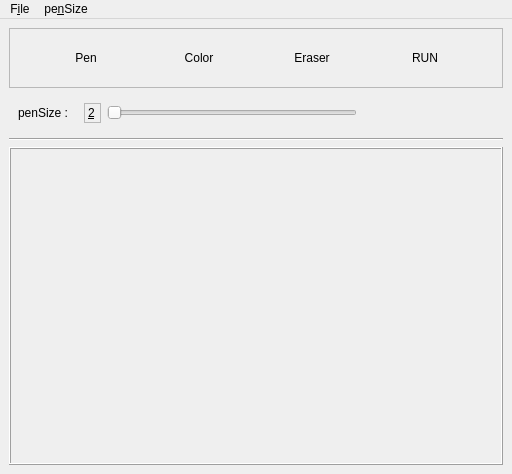
<?xml version="1.0" encoding="UTF-8"?>
<ui version="4.0">
 <class>MainWindow</class>
 <widget class="QMainWindow" name="MainWindow">
  <property name="geometry">
   <rect>
    <x>0</x>
    <y>0</y>
    <width>512</width>
    <height>474</height>
   </rect>
  </property>
  <property name="minimumSize">
   <size>
    <width>512</width>
    <height>0</height>
   </size>
  </property>
  <property name="windowTitle">
   <string>MainWindow</string>
  </property>
  <widget class="QWidget" name="Layout">
   <layout class="QVBoxLayout" name="verticalLayout">
    <item>
     <layout class="QVBoxLayout" name="verticalLayout_2">
      <property name="sizeConstraint">
       <enum>QLayout::SetDefaultConstraint</enum>
      </property>
      <item>
       <widget class="QFrame" name="frame">
        <property name="sizePolicy">
         <sizepolicy hsizetype="Minimum" vsizetype="Maximum">
          <horstretch>0</horstretch>
          <verstretch>0</verstretch>
         </sizepolicy>
        </property>
        <property name="maximumSize">
         <size>
          <width>16777215</width>
          <height>60</height>
         </size>
        </property>
        <property name="mouseTracking">
         <bool>false</bool>
        </property>
        <property name="frameShape">
         <enum>QFrame::StyledPanel</enum>
        </property>
        <property name="frameShadow">
         <enum>QFrame::Plain</enum>
        </property>
        <layout class="QHBoxLayout" name="horizontalLayout_3">
         <item>
          <widget class="QPushButton" name="panBtn">
           <property name="sizePolicy">
            <sizepolicy hsizetype="Fixed" vsizetype="Fixed">
             <horstretch>0</horstretch>
             <verstretch>0</verstretch>
            </sizepolicy>
           </property>
           <property name="text">
            <string>Pen</string>
           </property>
           <property name="autoDefault">
            <bool>false</bool>
           </property>
           <property name="flat">
            <bool>true</bool>
           </property>
          </widget>
         </item>
         <item>
          <widget class="QPushButton" name="colorBtn">
           <property name="sizePolicy">
            <sizepolicy hsizetype="Fixed" vsizetype="Fixed">
             <horstretch>0</horstretch>
             <verstretch>0</verstretch>
            </sizepolicy>
           </property>
           <property name="text">
            <string>Color</string>
           </property>
           <property name="autoDefault">
            <bool>false</bool>
           </property>
           <property name="flat">
            <bool>true</bool>
           </property>
          </widget>
         </item>
         <item>
          <widget class="QPushButton" name="eBtn">
           <property name="sizePolicy">
            <sizepolicy hsizetype="Fixed" vsizetype="Fixed">
             <horstretch>0</horstretch>
             <verstretch>0</verstretch>
            </sizepolicy>
           </property>
           <property name="text">
            <string>Eraser</string>
           </property>
           <property name="autoDefault">
            <bool>false</bool>
           </property>
           <property name="flat">
            <bool>true</bool>
           </property>
          </widget>
         </item>
         <item>
          <widget class="QPushButton" name="runBtn">
           <property name="sizePolicy">
            <sizepolicy hsizetype="Fixed" vsizetype="Fixed">
             <horstretch>0</horstretch>
             <verstretch>0</verstretch>
            </sizepolicy>
           </property>
           <property name="text">
            <string>RUN</string>
           </property>
           <property name="autoDefault">
            <bool>false</bool>
           </property>
           <property name="flat">
            <bool>true</bool>
           </property>
          </widget>
         </item>
        </layout>
       </widget>
      </item>
      <item>
       <widget class="QFrame" name="horizontalFrame">
        <property name="sizePolicy">
         <sizepolicy hsizetype="Fixed" vsizetype="Fixed">
          <horstretch>0</horstretch>
          <verstretch>0</verstretch>
         </sizepolicy>
        </property>
        <property name="maximumSize">
         <size>
          <width>360</width>
          <height>16777215</height>
         </size>
        </property>
        <layout class="QHBoxLayout" name="horizontalLayout_2">
         <item>
          <widget class="QLabel" name="label">
           <property name="enabled">
            <bool>true</bool>
           </property>
           <property name="sizePolicy">
            <sizepolicy hsizetype="MinimumExpanding" vsizetype="Preferred">
             <horstretch>0</horstretch>
             <verstretch>0</verstretch>
            </sizepolicy>
           </property>
           <property name="minimumSize">
            <size>
             <width>0</width>
             <height>20</height>
            </size>
           </property>
           <property name="maximumSize">
            <size>
             <width>60</width>
             <height>25</height>
            </size>
           </property>
           <property name="focusPolicy">
            <enum>Qt::NoFocus</enum>
           </property>
           <property name="layoutDirection">
            <enum>Qt::LeftToRight</enum>
           </property>
           <property name="frameShape">
            <enum>QFrame::NoFrame</enum>
           </property>
           <property name="text">
            <string>penSize : </string>
           </property>
          </widget>
         </item>
         <item>
          <widget class="QLabel" name="penSizeLabel">
           <property name="minimumSize">
            <size>
             <width>17</width>
             <height>20</height>
            </size>
           </property>
           <property name="maximumSize">
            <size>
             <width>11</width>
             <height>25</height>
            </size>
           </property>
           <property name="font">
            <font>
             <underline>true</underline>
            </font>
           </property>
           <property name="toolTipDuration">
            <number>-1</number>
           </property>
           <property name="frameShape">
            <enum>QFrame::StyledPanel</enum>
           </property>
           <property name="text">
            <string>2</string>
           </property>
           <property name="textFormat">
            <enum>Qt::AutoText</enum>
           </property>
           <property name="wordWrap">
            <bool>true</bool>
           </property>
          </widget>
         </item>
         <item>
          <widget class="QSlider" name="penSizeSlider">
           <property name="maximumSize">
            <size>
             <width>250</width>
             <height>25</height>
            </size>
           </property>
           <property name="minimum">
            <number>2</number>
           </property>
           <property name="maximum">
            <number>10</number>
           </property>
           <property name="sliderPosition">
            <number>2</number>
           </property>
           <property name="orientation">
            <enum>Qt::Horizontal</enum>
           </property>
          </widget>
         </item>
        </layout>
       </widget>
      </item>
     </layout>
    </item>
    <item>
     <widget class="Line" name="line">
      <property name="orientation">
       <enum>Qt::Horizontal</enum>
      </property>
     </widget>
    </item>
    <item>
     <widget class="QFrame" name="pframe">
      <property name="sizePolicy">
       <sizepolicy hsizetype="Preferred" vsizetype="Preferred">
        <horstretch>0</horstretch>
        <verstretch>0</verstretch>
       </sizepolicy>
      </property>
      <property name="frameShape">
       <enum>QFrame::Box</enum>
      </property>
      <property name="frameShadow">
       <enum>QFrame::Raised</enum>
      </property>
      <widget class="QWidget" name="verticalLayoutWidget">
       <property name="geometry">
        <rect>
         <x>0</x>
         <y>30</y>
         <width>503</width>
         <height>102</height>
        </rect>
       </property>
       <layout class="QVBoxLayout" name="VBOX">
        <property name="spacing">
         <number>0</number>
        </property>
        <property name="sizeConstraint">
         <enum>QLayout::SetMinAndMaxSize</enum>
        </property>
        <property name="leftMargin">
         <number>10</number>
        </property>
        <property name="topMargin">
         <number>10</number>
        </property>
        <property name="rightMargin">
         <number>10</number>
        </property>
        <property name="bottomMargin">
         <number>10</number>
        </property>
       </layout>
      </widget>
     </widget>
    </item>
   </layout>
  </widget>
  <widget class="QMenuBar" name="menuBar">
   <property name="geometry">
    <rect>
     <x>0</x>
     <y>0</y>
     <width>512</width>
     <height>28</height>
    </rect>
   </property>
   <widget class="QMenu" name="fileMenu">
    <property name="title">
     <string>F&amp;ile</string>
    </property>
    <addaction name="fileOpen"/>
    <addaction name="fileSave"/>
   </widget>
   <widget class="QMenu" name="menupenSize">
    <property name="title">
     <string>pe&amp;nSize</string>
    </property>
    <addaction name="penSize2"/>
    <addaction name="penSize3"/>
    <addaction name="penSize4"/>
    <addaction name="penSize5"/>
    <addaction name="penSize6"/>
    <addaction name="penSize7"/>
   </widget>
   <addaction name="fileMenu"/>
   <addaction name="menupenSize"/>
  </widget>
  <action name="fileOpenBtn">
   <property name="text">
    <string>&amp;open</string>
   </property>
  </action>
  <action name="fileSaveBtn">
   <property name="text">
    <string>&amp;save</string>
   </property>
  </action>
  <action name="action1">
   <property name="text">
    <string>1</string>
   </property>
  </action>
  <action name="penSize2">
   <property name="text">
    <string>&amp;2</string>
   </property>
  </action>
  <action name="penSize3">
   <property name="text">
    <string>&amp;3</string>
   </property>
  </action>
  <action name="penSize4">
   <property name="text">
    <string>&amp;4</string>
   </property>
  </action>
  <action name="penSize5">
   <property name="text">
    <string>&amp;5</string>
   </property>
  </action>
  <action name="penSize6">
   <property name="text">
    <string>&amp;6</string>
   </property>
  </action>
  <action name="penSize7">
   <property name="text">
    <string>&amp;7</string>
   </property>
  </action>
  <action name="fileOpen">
   <property name="text">
    <string>&amp;open (Crtl+O)</string>
   </property>
  </action>
  <action name="fileSave">
   <property name="text">
    <string>&amp;save</string>
   </property>
  </action>
 </widget>
 <tabstops>
  <tabstop>panBtn</tabstop>
  <tabstop>eBtn</tabstop>
  <tabstop>colorBtn</tabstop>
 </tabstops>
 <resources/>
 <connections/>
</ui>
